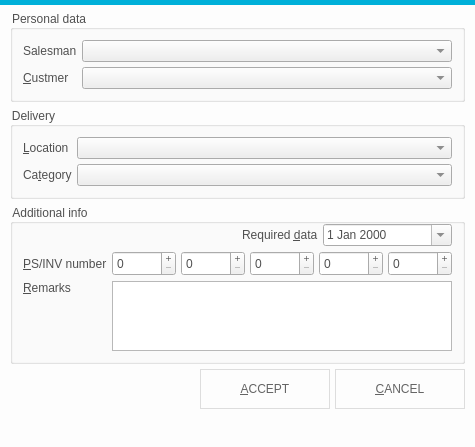
<?xml version="1.0" encoding="UTF-8"?>
<ui version="4.0">
 <class>edit</class>
 <widget class="QWidget" name="edit">
  <property name="windowModality">
   <enum>Qt::ApplicationModal</enum>
  </property>
  <property name="geometry">
   <rect>
    <x>0</x>
    <y>0</y>
    <width>425</width>
    <height>415</height>
   </rect>
  </property>
  <property name="sizePolicy">
   <sizepolicy hsizetype="Preferred" vsizetype="Expanding">
    <horstretch>0</horstretch>
    <verstretch>0</verstretch>
   </sizepolicy>
  </property>
  <property name="palette">
   <palette>
    <active>
     <colorrole role="Base">
      <brush brushstyle="SolidPattern">
       <color alpha="255">
        <red>255</red>
        <green>255</green>
        <blue>255</blue>
       </color>
      </brush>
     </colorrole>
     <colorrole role="Window">
      <brush brushstyle="SolidPattern">
       <color alpha="255">
        <red>253</red>
        <green>253</green>
        <blue>253</blue>
       </color>
      </brush>
     </colorrole>
    </active>
    <inactive>
     <colorrole role="Base">
      <brush brushstyle="SolidPattern">
       <color alpha="255">
        <red>255</red>
        <green>255</green>
        <blue>255</blue>
       </color>
      </brush>
     </colorrole>
     <colorrole role="Window">
      <brush brushstyle="SolidPattern">
       <color alpha="255">
        <red>253</red>
        <green>253</green>
        <blue>253</blue>
       </color>
      </brush>
     </colorrole>
    </inactive>
    <disabled>
     <colorrole role="Base">
      <brush brushstyle="SolidPattern">
       <color alpha="255">
        <red>253</red>
        <green>253</green>
        <blue>253</blue>
       </color>
      </brush>
     </colorrole>
     <colorrole role="Window">
      <brush brushstyle="SolidPattern">
       <color alpha="255">
        <red>253</red>
        <green>253</green>
        <blue>253</blue>
       </color>
      </brush>
     </colorrole>
    </disabled>
   </palette>
  </property>
  <property name="windowTitle">
   <string>Storekeeper's response</string>
  </property>
  <property name="windowIcon">
   <iconset resource="resource.qrc">
    <normaloff>:/ico/logo.png</normaloff>:/ico/logo.png</iconset>
  </property>
  <property name="styleSheet">
   <string notr="true">QPushButton{
	width:100px;
	height:40px;
	border: 1px solid rgb(221, 221, 221);
}
QPushButton:hover{
color: rgb(255, 255, 255);
	background-color: rgb(0, 176, 217);
}

QPushButton{
color: rgb(100, 100, 100);
}</string>
  </property>
  <layout class="QGridLayout" name="gridLayout">
   <property name="leftMargin">
    <number>0</number>
   </property>
   <property name="topMargin">
    <number>0</number>
   </property>
   <property name="rightMargin">
    <number>0</number>
   </property>
   <property name="bottomMargin">
    <number>0</number>
   </property>
   <property name="spacing">
    <number>0</number>
   </property>
   <item row="0" column="0" rowspan="2" colspan="2">
    <layout class="QVBoxLayout" name="verticalLayout_2">
     <property name="spacing">
      <number>5</number>
     </property>
     <property name="leftMargin">
      <number>0</number>
     </property>
     <property name="topMargin">
      <number>0</number>
     </property>
     <property name="rightMargin">
      <number>0</number>
     </property>
     <property name="bottomMargin">
      <number>0</number>
     </property>
     <item>
      <widget class="QFrame" name="frame_3">
       <property name="minimumSize">
        <size>
         <width>0</width>
         <height>5</height>
        </size>
       </property>
       <property name="maximumSize">
        <size>
         <width>16777215</width>
         <height>5</height>
        </size>
       </property>
       <property name="styleSheet">
        <string notr="true">	background-color: rgb(0, 176, 217);</string>
       </property>
       <property name="frameShape">
        <enum>QFrame::NoFrame</enum>
       </property>
       <property name="frameShadow">
        <enum>QFrame::Raised</enum>
       </property>
       <layout class="QVBoxLayout" name="verticalLayout_4">
        <property name="spacing">
         <number>0</number>
        </property>
        <property name="leftMargin">
         <number>0</number>
        </property>
        <property name="topMargin">
         <number>0</number>
        </property>
        <property name="rightMargin">
         <number>0</number>
        </property>
        <property name="bottomMargin">
         <number>0</number>
        </property>
        <item>
         <widget class="QLabel" name="label_2">
          <property name="pixmap">
           <pixmap resource="resource.qrc">:/ico/shad1.png</pixmap>
          </property>
          <property name="scaledContents">
           <bool>true</bool>
          </property>
         </widget>
        </item>
       </layout>
      </widget>
     </item>
     <item>
      <widget class="QFrame" name="frame_2">
       <property name="sizePolicy">
        <sizepolicy hsizetype="Expanding" vsizetype="Fixed">
         <horstretch>0</horstretch>
         <verstretch>0</verstretch>
        </sizepolicy>
       </property>
       <property name="font">
        <font>
         <pointsize>10</pointsize>
        </font>
       </property>
       <property name="styleSheet">
        <string notr="true"/>
       </property>
       <property name="frameShape">
        <enum>QFrame::NoFrame</enum>
       </property>
       <property name="frameShadow">
        <enum>QFrame::Raised</enum>
       </property>
       <layout class="QGridLayout" name="gridLayout_3">
        <property name="leftMargin">
         <number>10</number>
        </property>
        <property name="topMargin">
         <number>0</number>
        </property>
        <property name="rightMargin">
         <number>10</number>
        </property>
        <property name="bottomMargin">
         <number>0</number>
        </property>
        <property name="spacing">
         <number>5</number>
        </property>
        <item row="1" column="0">
         <layout class="QVBoxLayout" name="verticalLayout_3">
          <property name="spacing">
           <number>5</number>
          </property>
          <property name="leftMargin">
           <number>0</number>
          </property>
          <property name="topMargin">
           <number>0</number>
          </property>
          <property name="rightMargin">
           <number>0</number>
          </property>
          <property name="bottomMargin">
           <number>0</number>
          </property>
          <item>
           <widget class="QGroupBox" name="groupBox">
            <property name="styleSheet">
             <string notr="true">color: rgb(80, 80, 80);</string>
            </property>
            <property name="title">
             <string>Personal data</string>
            </property>
            <layout class="QGridLayout" name="gridLayout_5">
             <property name="leftMargin">
              <number>10</number>
             </property>
             <property name="topMargin">
              <number>10</number>
             </property>
             <property name="rightMargin">
              <number>10</number>
             </property>
             <property name="bottomMargin">
              <number>10</number>
             </property>
             <property name="spacing">
              <number>5</number>
             </property>
             <item row="0" column="0">
              <widget class="QLabel" name="user_label">
               <property name="frameShape">
                <enum>QFrame::NoFrame</enum>
               </property>
               <property name="text">
                <string>Salesman</string>
               </property>
               <property name="buddy">
                <cstring>salesman</cstring>
               </property>
              </widget>
             </item>
             <item row="2" column="0">
              <widget class="QLabel" name="password_label">
               <property name="text">
                <string>&amp;Custmer</string>
               </property>
               <property name="buddy">
                <cstring>customer</cstring>
               </property>
              </widget>
             </item>
             <item row="0" column="1">
              <widget class="QComboBox" name="salesman">
               <property name="sizePolicy">
                <sizepolicy hsizetype="Expanding" vsizetype="Fixed">
                 <horstretch>0</horstretch>
                 <verstretch>0</verstretch>
                </sizepolicy>
               </property>
               <property name="currentIndex">
                <number>-1</number>
               </property>
              </widget>
             </item>
             <item row="2" column="1">
              <widget class="QComboBox" name="customer">
               <property name="sizePolicy">
                <sizepolicy hsizetype="Expanding" vsizetype="Fixed">
                 <horstretch>0</horstretch>
                 <verstretch>0</verstretch>
                </sizepolicy>
               </property>
               <property name="currentIndex">
                <number>-1</number>
               </property>
              </widget>
             </item>
            </layout>
           </widget>
          </item>
          <item>
           <widget class="QGroupBox" name="properties_2">
            <property name="enabled">
             <bool>true</bool>
            </property>
            <property name="styleSheet">
             <string notr="true">color: rgb(80, 80, 80);</string>
            </property>
            <property name="title">
             <string>Delivery</string>
            </property>
            <property name="checkable">
             <bool>false</bool>
            </property>
            <layout class="QGridLayout" name="_2">
             <property name="leftMargin">
              <number>10</number>
             </property>
             <property name="topMargin">
              <number>10</number>
             </property>
             <property name="rightMargin">
              <number>10</number>
             </property>
             <property name="bottomMargin">
              <number>10</number>
             </property>
             <property name="spacing">
              <number>5</number>
             </property>
             <item row="1" column="0">
              <widget class="QLabel" name="port_label_2">
               <property name="text">
                <string>Ca&amp;tegory</string>
               </property>
               <property name="buddy">
                <cstring>category</cstring>
               </property>
              </widget>
             </item>
             <item row="0" column="0">
              <widget class="QLabel" name="host_label_2">
               <property name="frameShape">
                <enum>QFrame::NoFrame</enum>
               </property>
               <property name="text">
                <string>&amp;Location</string>
               </property>
               <property name="buddy">
                <cstring>location</cstring>
               </property>
              </widget>
             </item>
             <item row="0" column="1">
              <widget class="QComboBox" name="location">
               <property name="sizePolicy">
                <sizepolicy hsizetype="Expanding" vsizetype="Fixed">
                 <horstretch>0</horstretch>
                 <verstretch>0</verstretch>
                </sizepolicy>
               </property>
               <property name="currentIndex">
                <number>-1</number>
               </property>
              </widget>
             </item>
             <item row="1" column="1">
              <widget class="QComboBox" name="category">
               <property name="sizePolicy">
                <sizepolicy hsizetype="Expanding" vsizetype="Fixed">
                 <horstretch>0</horstretch>
                 <verstretch>0</verstretch>
                </sizepolicy>
               </property>
               <property name="currentIndex">
                <number>-1</number>
               </property>
              </widget>
             </item>
            </layout>
           </widget>
          </item>
         </layout>
        </item>
       </layout>
      </widget>
     </item>
     <item>
      <widget class="QFrame" name="frame_5">
       <property name="sizePolicy">
        <sizepolicy hsizetype="Expanding" vsizetype="Preferred">
         <horstretch>0</horstretch>
         <verstretch>0</verstretch>
        </sizepolicy>
       </property>
       <property name="frameShape">
        <enum>QFrame::NoFrame</enum>
       </property>
       <property name="frameShadow">
        <enum>QFrame::Raised</enum>
       </property>
       <layout class="QGridLayout" name="gridLayout_6">
        <property name="leftMargin">
         <number>10</number>
        </property>
        <property name="topMargin">
         <number>0</number>
        </property>
        <property name="rightMargin">
         <number>10</number>
        </property>
        <property name="bottomMargin">
         <number>0</number>
        </property>
        <property name="spacing">
         <number>5</number>
        </property>
        <item row="0" column="0">
         <widget class="QGroupBox" name="properties">
          <property name="enabled">
           <bool>true</bool>
          </property>
          <property name="styleSheet">
           <string notr="true">color: rgb(80, 80, 80);</string>
          </property>
          <property name="title">
           <string>Additional info</string>
          </property>
          <layout class="QGridLayout" name="gridLayout_8">
           <property name="leftMargin">
            <number>10</number>
           </property>
           <property name="topMargin">
            <number>0</number>
           </property>
           <property name="rightMargin">
            <number>10</number>
           </property>
           <property name="bottomMargin">
            <number>10</number>
           </property>
           <property name="spacing">
            <number>5</number>
           </property>
           <item row="1" column="1">
            <layout class="QHBoxLayout" name="r_layout">
             <property name="spacing">
              <number>5</number>
             </property>
             <property name="leftMargin">
              <number>0</number>
             </property>
             <property name="topMargin">
              <number>0</number>
             </property>
             <property name="rightMargin">
              <number>0</number>
             </property>
             <property name="bottomMargin">
              <number>0</number>
             </property>
             <item>
              <widget class="QSpinBox" name="r1">
               <property name="minimumSize">
                <size>
                 <width>0</width>
                 <height>25</height>
                </size>
               </property>
               <property name="maximumSize">
                <size>
                 <width>16777215</width>
                 <height>25</height>
                </size>
               </property>
               <property name="frame">
                <bool>true</bool>
               </property>
               <property name="readOnly">
                <bool>false</bool>
               </property>
               <property name="buttonSymbols">
                <enum>QAbstractSpinBox::PlusMinus</enum>
               </property>
               <property name="accelerated">
                <bool>true</bool>
               </property>
               <property name="showGroupSeparator" stdset="0">
                <bool>true</bool>
               </property>
               <property name="maximum">
                <number>10000</number>
               </property>
               <property name="singleStep">
                <number>10</number>
               </property>
              </widget>
             </item>
             <item>
              <widget class="QSpinBox" name="r2">
               <property name="minimumSize">
                <size>
                 <width>0</width>
                 <height>25</height>
                </size>
               </property>
               <property name="maximumSize">
                <size>
                 <width>16777215</width>
                 <height>25</height>
                </size>
               </property>
               <property name="frame">
                <bool>true</bool>
               </property>
               <property name="buttonSymbols">
                <enum>QAbstractSpinBox::PlusMinus</enum>
               </property>
               <property name="accelerated">
                <bool>true</bool>
               </property>
               <property name="showGroupSeparator" stdset="0">
                <bool>true</bool>
               </property>
               <property name="maximum">
                <number>10000</number>
               </property>
               <property name="singleStep">
                <number>10</number>
               </property>
              </widget>
             </item>
             <item>
              <widget class="QSpinBox" name="r3">
               <property name="minimumSize">
                <size>
                 <width>0</width>
                 <height>25</height>
                </size>
               </property>
               <property name="maximumSize">
                <size>
                 <width>16777215</width>
                 <height>25</height>
                </size>
               </property>
               <property name="frame">
                <bool>true</bool>
               </property>
               <property name="buttonSymbols">
                <enum>QAbstractSpinBox::PlusMinus</enum>
               </property>
               <property name="accelerated">
                <bool>true</bool>
               </property>
               <property name="showGroupSeparator" stdset="0">
                <bool>true</bool>
               </property>
               <property name="maximum">
                <number>10000</number>
               </property>
               <property name="singleStep">
                <number>10</number>
               </property>
              </widget>
             </item>
             <item>
              <widget class="QSpinBox" name="r4">
               <property name="minimumSize">
                <size>
                 <width>0</width>
                 <height>25</height>
                </size>
               </property>
               <property name="maximumSize">
                <size>
                 <width>16777215</width>
                 <height>25</height>
                </size>
               </property>
               <property name="frame">
                <bool>true</bool>
               </property>
               <property name="buttonSymbols">
                <enum>QAbstractSpinBox::PlusMinus</enum>
               </property>
               <property name="accelerated">
                <bool>true</bool>
               </property>
               <property name="showGroupSeparator" stdset="0">
                <bool>true</bool>
               </property>
               <property name="maximum">
                <number>10000</number>
               </property>
               <property name="singleStep">
                <number>10</number>
               </property>
              </widget>
             </item>
             <item>
              <widget class="QSpinBox" name="r5">
               <property name="minimumSize">
                <size>
                 <width>0</width>
                 <height>25</height>
                </size>
               </property>
               <property name="maximumSize">
                <size>
                 <width>16777215</width>
                 <height>25</height>
                </size>
               </property>
               <property name="frame">
                <bool>true</bool>
               </property>
               <property name="buttonSymbols">
                <enum>QAbstractSpinBox::PlusMinus</enum>
               </property>
               <property name="accelerated">
                <bool>true</bool>
               </property>
               <property name="showGroupSeparator" stdset="0">
                <bool>true</bool>
               </property>
               <property name="maximum">
                <number>10000</number>
               </property>
               <property name="singleStep">
                <number>10</number>
               </property>
              </widget>
             </item>
            </layout>
           </item>
           <item row="0" column="1">
            <layout class="QHBoxLayout" name="req_data_layout">
             <property name="spacing">
              <number>5</number>
             </property>
             <property name="leftMargin">
              <number>0</number>
             </property>
             <property name="topMargin">
              <number>0</number>
             </property>
             <property name="rightMargin">
              <number>0</number>
             </property>
             <property name="bottomMargin">
              <number>0</number>
             </property>
             <item>
              <spacer name="horizontalSpacer_2">
               <property name="orientation">
                <enum>Qt::Horizontal</enum>
               </property>
               <property name="sizeHint" stdset="0">
                <size>
                 <width>40</width>
                 <height>20</height>
                </size>
               </property>
              </spacer>
             </item>
             <item>
              <widget class="QLabel" name="host_label">
               <property name="sizePolicy">
                <sizepolicy hsizetype="Fixed" vsizetype="Preferred">
                 <horstretch>0</horstretch>
                 <verstretch>0</verstretch>
                </sizepolicy>
               </property>
               <property name="frameShape">
                <enum>QFrame::NoFrame</enum>
               </property>
               <property name="text">
                <string>Required &amp;data</string>
               </property>
               <property name="buddy">
                <cstring>dateEdit</cstring>
               </property>
              </widget>
             </item>
             <item>
              <widget class="QDateEdit" name="dateEdit">
               <property name="sizePolicy">
                <sizepolicy hsizetype="Expanding" vsizetype="Fixed">
                 <horstretch>0</horstretch>
                 <verstretch>0</verstretch>
                </sizepolicy>
               </property>
               <property name="styleSheet">
                <string notr="true">color: rgb(80,80,80);
border-right: 1px solid rgb(241, 239, 239);</string>
               </property>
               <property name="showGroupSeparator" stdset="0">
                <bool>true</bool>
               </property>
               <property name="calendarPopup">
                <bool>true</bool>
               </property>
               <property name="timeSpec">
                <enum>Qt::LocalTime</enum>
               </property>
              </widget>
             </item>
            </layout>
           </item>
           <item row="1" column="0">
            <layout class="QVBoxLayout" name="verticalLayout_5">
             <property name="spacing">
              <number>0</number>
             </property>
             <property name="leftMargin">
              <number>0</number>
             </property>
             <property name="topMargin">
              <number>0</number>
             </property>
             <property name="rightMargin">
              <number>0</number>
             </property>
             <item>
              <widget class="QLabel" name="port_label">
               <property name="text">
                <string>&amp;PS/INV number</string>
               </property>
               <property name="buddy">
                <cstring>r1</cstring>
               </property>
              </widget>
             </item>
            </layout>
           </item>
           <item row="2" column="0">
            <layout class="QVBoxLayout" name="verticalLayout_6">
             <property name="spacing">
              <number>0</number>
             </property>
             <property name="leftMargin">
              <number>0</number>
             </property>
             <item>
              <widget class="QLabel" name="port_label_4">
               <property name="text">
                <string>&amp;Remarks</string>
               </property>
               <property name="buddy">
                <cstring>plainTextEdit</cstring>
               </property>
              </widget>
             </item>
             <item>
              <spacer name="verticalSpacer">
               <property name="orientation">
                <enum>Qt::Vertical</enum>
               </property>
               <property name="sizeHint" stdset="0">
                <size>
                 <width>20</width>
                 <height>40</height>
                </size>
               </property>
              </spacer>
             </item>
            </layout>
           </item>
           <item row="2" column="1">
            <layout class="QVBoxLayout" name="verticalLayout_7">
             <property name="spacing">
              <number>5</number>
             </property>
             <property name="leftMargin">
              <number>0</number>
             </property>
             <property name="topMargin">
              <number>0</number>
             </property>
             <property name="rightMargin">
              <number>0</number>
             </property>
             <property name="bottomMargin">
              <number>0</number>
             </property>
             <item>
              <widget class="QPlainTextEdit" name="plainTextEdit">
               <property name="tabChangesFocus">
                <bool>true</bool>
               </property>
               <property name="plainText">
                <string/>
               </property>
               <property name="placeholderText">
                <string>Here you can leave your remarks</string>
               </property>
              </widget>
             </item>
            </layout>
           </item>
          </layout>
         </widget>
        </item>
       </layout>
      </widget>
     </item>
     <item>
      <layout class="QHBoxLayout" name="horizontalLayout_8">
       <property name="spacing">
        <number>5</number>
       </property>
       <property name="leftMargin">
        <number>10</number>
       </property>
       <property name="topMargin">
        <number>0</number>
       </property>
       <property name="rightMargin">
        <number>10</number>
       </property>
       <property name="bottomMargin">
        <number>5</number>
       </property>
       <item>
        <spacer name="horizontalSpacer">
         <property name="orientation">
          <enum>Qt::Horizontal</enum>
         </property>
         <property name="sizeHint" stdset="0">
          <size>
           <width>40</width>
           <height>20</height>
          </size>
         </property>
        </spacer>
       </item>
       <item>
        <widget class="QPushButton" name="pushButton">
         <property name="minimumSize">
          <size>
           <width>130</width>
           <height>40</height>
          </size>
         </property>
         <property name="maximumSize">
          <size>
           <width>100</width>
           <height>40</height>
          </size>
         </property>
         <property name="text">
          <string>&amp;ACCEPT</string>
         </property>
         <property name="default">
          <bool>true</bool>
         </property>
        </widget>
       </item>
       <item>
        <widget class="QPushButton" name="pushButton_2">
         <property name="minimumSize">
          <size>
           <width>130</width>
           <height>40</height>
          </size>
         </property>
         <property name="maximumSize">
          <size>
           <width>100</width>
           <height>40</height>
          </size>
         </property>
         <property name="text">
          <string>&amp;CANCEL</string>
         </property>
         <property name="default">
          <bool>true</bool>
         </property>
        </widget>
       </item>
      </layout>
     </item>
     <item>
      <widget class="QFrame" name="frame_4">
       <property name="frameShape">
        <enum>QFrame::NoFrame</enum>
       </property>
       <property name="frameShadow">
        <enum>QFrame::Raised</enum>
       </property>
       <layout class="QGridLayout" name="gridLayout_4">
        <property name="leftMargin">
         <number>10</number>
        </property>
        <property name="topMargin">
         <number>0</number>
        </property>
        <property name="rightMargin">
         <number>10</number>
        </property>
        <property name="bottomMargin">
         <number>0</number>
        </property>
        <property name="spacing">
         <number>0</number>
        </property>
        <item row="1" column="0">
         <widget class="QLabel" name="label">
          <property name="styleSheet">
           <string notr="true">color: rgb(180,180, 180);</string>
          </property>
          <property name="text">
           <string/>
          </property>
          <property name="alignment">
           <set>Qt::AlignLeading|Qt::AlignLeft|Qt::AlignVCenter</set>
          </property>
         </widget>
        </item>
        <item row="0" column="0">
         <widget class="QLabel" name="label_3">
          <property name="pixmap">
           <pixmap resource="resource.qrc">:/ico/shad2.png</pixmap>
          </property>
          <property name="scaledContents">
           <bool>true</bool>
          </property>
         </widget>
        </item>
       </layout>
      </widget>
     </item>
    </layout>
   </item>
  </layout>
 </widget>
 <resources>
  <include location="resource.qrc"/>
 </resources>
 <connections/>
</ui>
